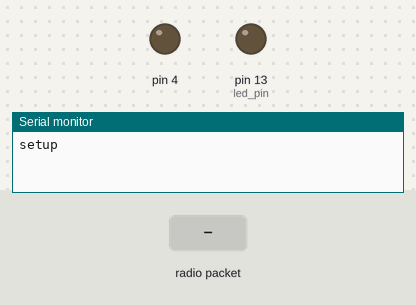
This sketch was run on a simulated Arduino Uno, built with avr-gcc and run on an emulated ATmega328P. Parts: output pins drawn as LEDs (lit = HIGH), the last lines printed to the serial monitor. The inputs (shaded band) are chosen by the test bench. No radio packets arrive unless stated.

Above: at 2.5 s.
2.6 s: radio packet "5" arrives
4.1 s: radio packet "90" arrives
At 5.1 s:
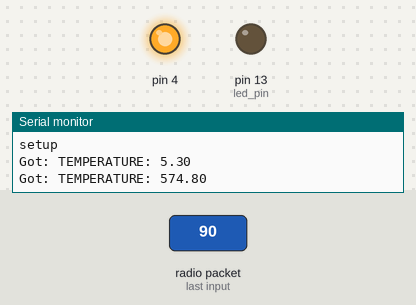
Timing chart, 0 to 7.1 s (numbered marks = the images above; inputs shaded):
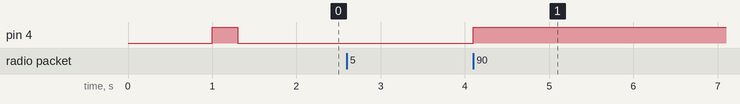

Measured:
- after the input at 4.1 s, pin 4: LOW → HIGH at once

The sketch:

receiver433mhz.ino
```cpp
// (licence header left out)
#include <VirtualWire.h>

const int led_pin = 13;
const int transmit_pin = 12;
const int receive_pin = 11;
const int transmit_en_pin = 3;

void setup()
{
    delay(1000);
    Serial.begin(9600);	// Debugging only
    Serial.println("setup");

    // Initialise the IO and ISR
    vw_set_tx_pin(transmit_pin);
    vw_set_rx_pin(receive_pin);
    vw_set_ptt_pin(transmit_en_pin);
    vw_set_ptt_inverted(true); // Required for DR3100
    vw_setup(2000);	 // Bits per sec

    vw_rx_start();       // Start the receiver PLL running

    pinMode(led_pin, OUTPUT);
     pinMode(4, OUTPUT);
     digitalWrite(4,HIGH);
     delay(300);
     digitalWrite(4,LOW );
}

void loop()
{
  String temperature;
    uint8_t buf[VW_MAX_MESSAGE_LEN];
    uint8_t buflen = VW_MAX_MESSAGE_LEN;

    if (vw_get_message(buf, &buflen)) // Non-blocking
    {
	int i;

        digitalWrite(led_pin, HIGH); // Flash a light to show received good message
	// Message with a good checksum received, dump it.
	Serial.print("Got: ");

	for (i = 0; i < buflen; i++)
	{
	    //Serial.print(buf[i], HEX);
      //Serial.print(buf[i]);
      temperature +=String(buf[i]);
	    //Serial.print('.');

	}
  float t = temperature.toFloat();

  t = t/10;
   Serial.print("TEMPERATURE: ");
    Serial.println(t);
  if (t>30.3)
  {
    digitalWrite(4, HIGH);
    }
    else
       digitalWrite(4, LOW);
	Serial.println();
        digitalWrite(led_pin, LOW);
    }
}
```
